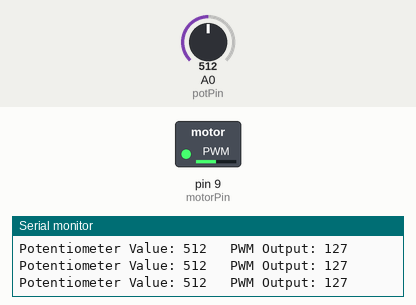
Simulated run of this sketch. Board: Arduino Uno, built with avr-gcc and run on an emulated ATmega328P. Parts: switched loads named in the sketch (green lamp = pin HIGH), the last lines printed to the serial monitor. The test bench sets the inputs (shaded band); at power-on: A0 (potPin) = 512.

Above: at 1.2 s.
1.3 s: A0 (potPin) set to 408
At 1.7 s:
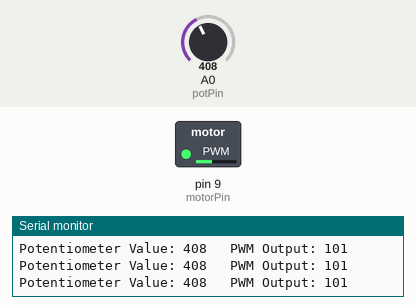
2.8 s: A0 (potPin) set to 382
At 3.1 s:
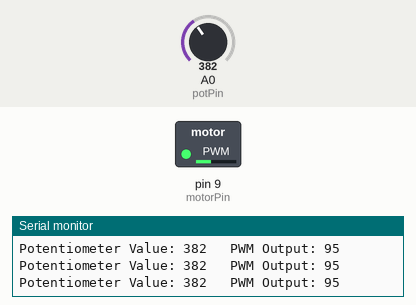
5.8 s: A0 (potPin) set to 716
At 6.5 s:
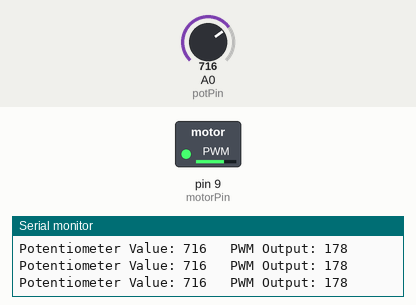
7.3 s: A0 (potPin) set to 985
At 8.0 s:
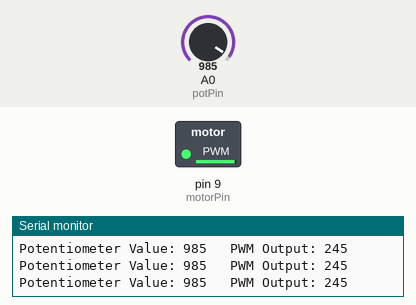
8.8 s: A0 (potPin) set to 1014
At 9.6 s:
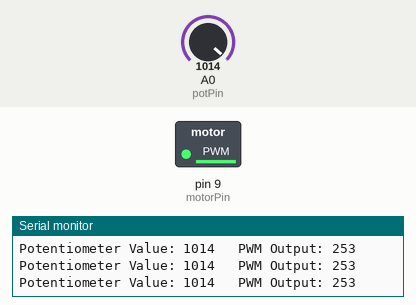
10.3 s: A0 (potPin) set to 0
At 11.6 s:
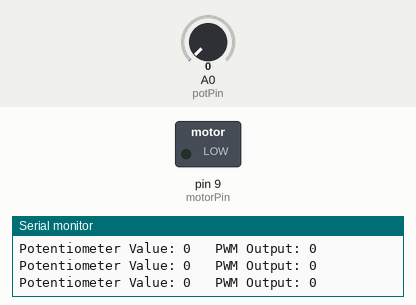
Timing chart, 0 to 12.8 s (numbered marks = the images above; inputs shaded):
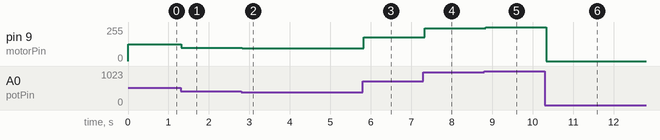

The sketch:

Motor_Control_Test.ino
```cpp
// Define the pin for the potentiometer and the motor
const int potPin = A0;  // Potentiometer pin
const int motorPin = 9; // PWM compatible pin for the motor

void setup() {
  // Initialize Serial communication at 9600 baud rate
  Serial.begin(9600);

  // Set the motor pin as an output
  pinMode(motorPin, OUTPUT);
  pinMode(potPin, INPUT);
}

void loop() {
  // Read the value from the potentiometer
  int potValue = analogRead(potPin);

  // Map the potentiometer value (0-1023) to PWM range (0-255)
  int pwmOutput = map(potValue, 0, 1022, 0, 255);

  // Output the PWM signal to control the motor speed
  analogWrite(motorPin, pwmOutput);

  // Print the potentiometer value and the corresponding PWM output
  Serial.print("Potentiometer Value: ");
  Serial.print(potValue);
  Serial.print("   PWM Output: ");
  Serial.println(pwmOutput);

  // Small delay to avoid rapid changes in PWM
  delay(10);
}
```

Measured:
- after the input at 1.3 s, pin 9 (motorPin): 127/255 → 101/255 at once
- after the input at 2.8 s, pin 9 (motorPin): 101/255 → 95/255 at once
- after the input at 5.8 s, pin 9 (motorPin): 95/255 → 178/255 at once
- after the input at 7.3 s, pin 9 (motorPin): 178/255 → 245/255 at once
- after the input at 8.8 s, pin 9 (motorPin): 245/255 → 253/255 at once
- after the input at 10.3 s, pin 9 (motorPin): 253/255 → 0/255 at once
